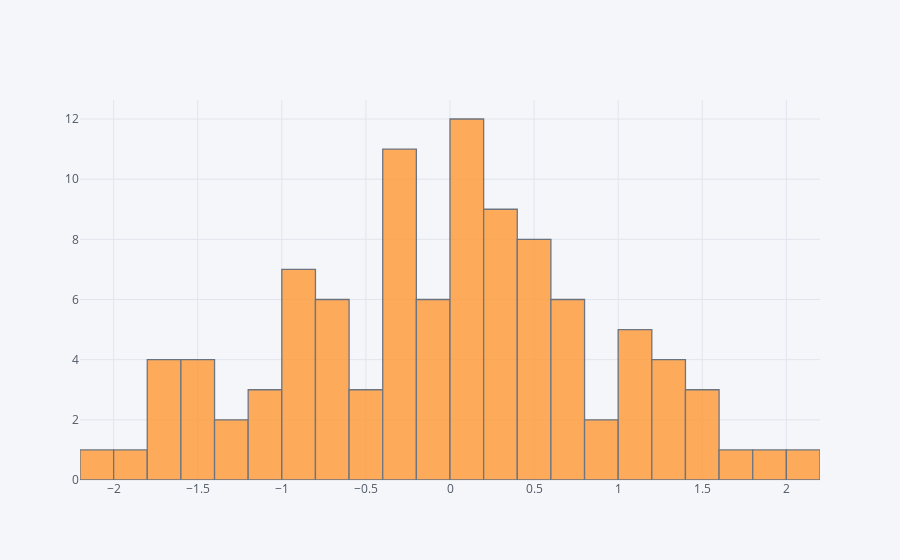

Here is the notebook cell this chart was saved with:
### Markdown cell above
## histogram

### Code cell
df['A'].iplot(kind='hist',bins=25)

### Figure 1 — Plotly figure (JSON) as saved in the notebook; plotly's stock layout.template omitted (floating-point values rounded to 4 significant figures)
{"data": [{"histfunc": "count", "histnorm": "", "marker": {"color": "rgba(255, 153, 51, 1.0)", "line": {"color": "#4D5663", "width": 1.3}}, "name": "A", "nbinsx": 25, "opacity": 0.8, "orientation": "v", "type": "histogram", "x": [0.4626, -0.04146, -0.8846, 1.387, -0.6488, -0.8254, 0.2276, -0.8107, -1.301, 0.1291, 0.418, 0.669, 1.255, -0.317, -1.802, 0.3632, 1.818, 0.05373, -0.8665, 1.037, -0.2893, -0.26, 0.7242, -0.7894, -0.0796, 0.3756, -0.9344, -1.118, 0.1769, -0.3077, -1.731, -1.035, -2.186, 0.5493, -0.6778, 0.798, 0.05011, 1.086, -0.9485, 0.0001413, -0.3667, 0.605, 1.104, 0.5131, 0.09048, -0.1615, 2.176, 0.2248, 0.2831, 1.463, -1.741, -0.8141, 0.1824, 0.4488, -1.663, -1.404, 1.611, -0.7872, 0.155, 0.2249, 0.4722, 0.7186, -0.1857, -1.404, 1.483, 1.437, 0.1928, 1.111, -0.2312, -0.5562, -0.3433, 0.2261, 0.01039, -1.497, -0.3372, 0.5279, 0.9235, -0.07417, -0.5355, -0.239, -0.4693, 1.07, -0.2788, -0.7559, 1.318, -0.76, -1.63, -0.1007, -1.052, 0.01298, 0.1116, 0.2952, -0.269, 1.295, 0.7288, 0.9226, -1.264, 0.4722, 0.3875, -1.589]}], "layout": {"barmode": "overlay", "legend": {"bgcolor": "#F5F6F9", "font": {"color": "#4D5663"}}, "paper_bgcolor": "#F5F6F9", "plot_bgcolor": "#F5F6F9", "titlefont": {"color": "#4D5663"}, "xaxis1": {"gridcolor": "#E1E5ED", "showgrid": true, "tickfont": {"color": "#4D5663"}, "title": "", "titlefont": {"color": "#4D5663"}, "zerolinecolor": "#E1E5ED"}, "yaxis1": {"gridcolor": "#E1E5ED", "showgrid": true, "tickfont": {"color": "#4D5663"}, "title": "", "titlefont": {"color": "#4D5663"}, "zerolinecolor": "#E1E5ED"}}}
